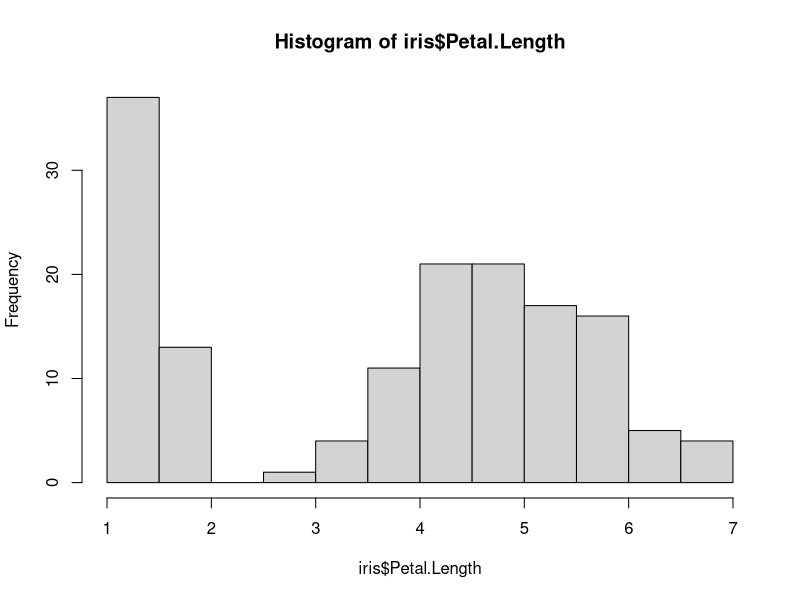
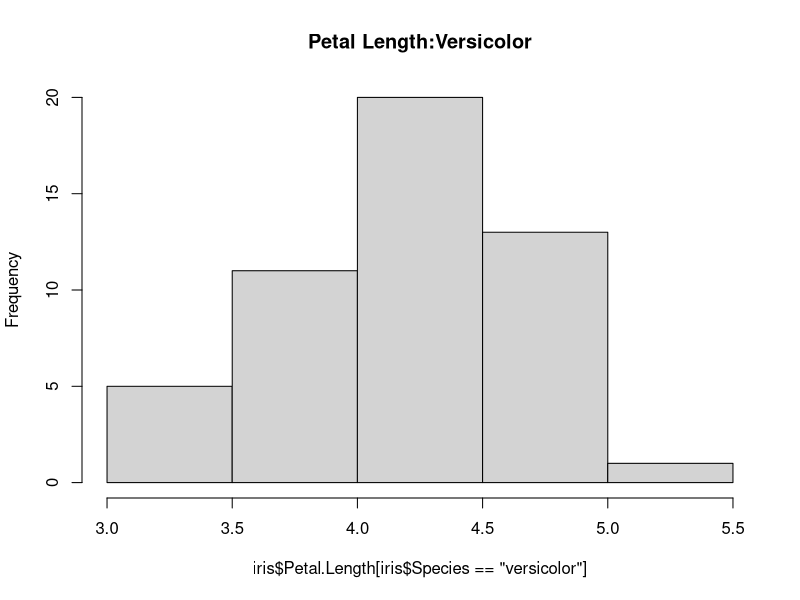
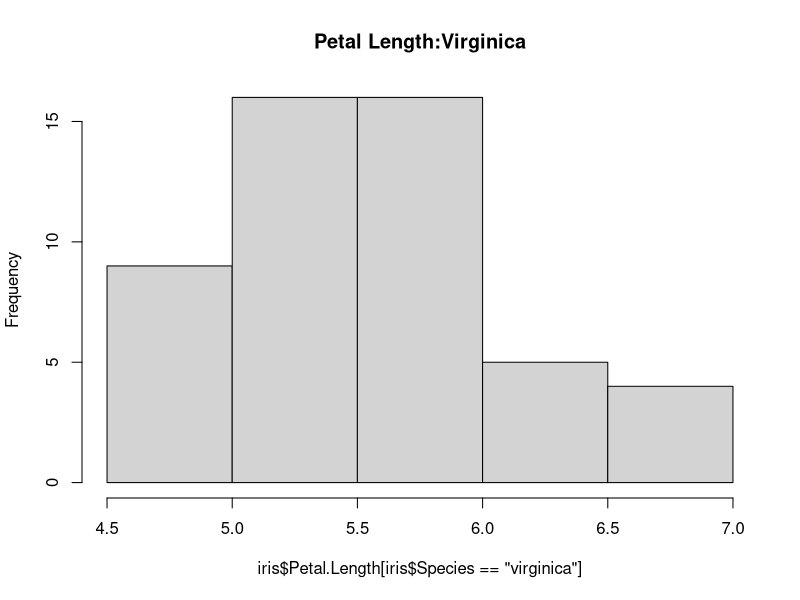
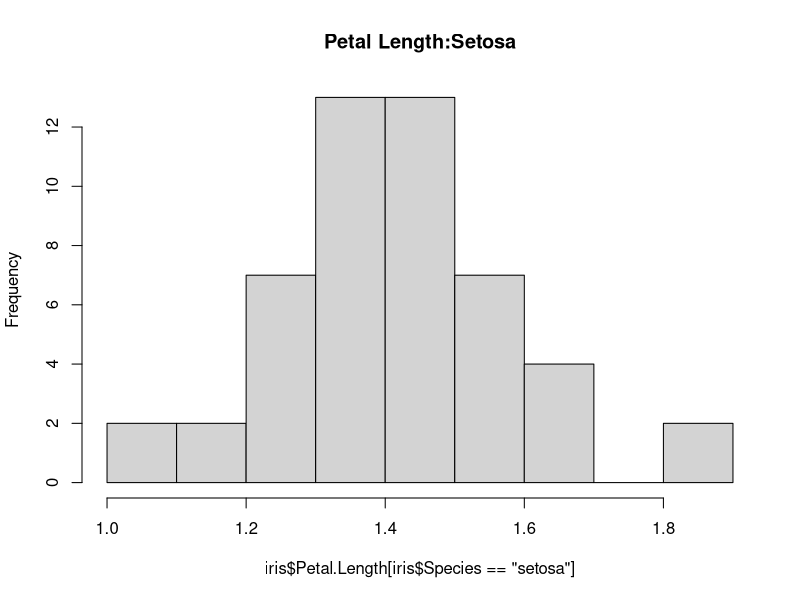
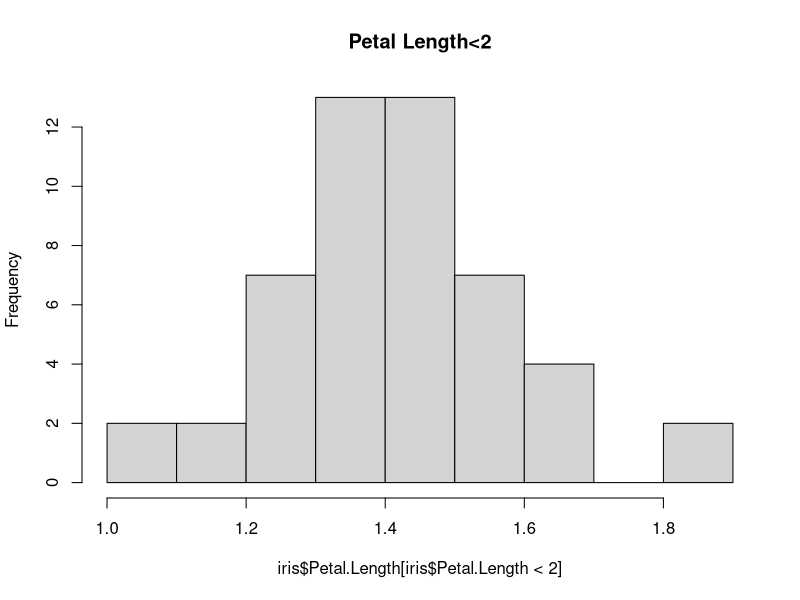
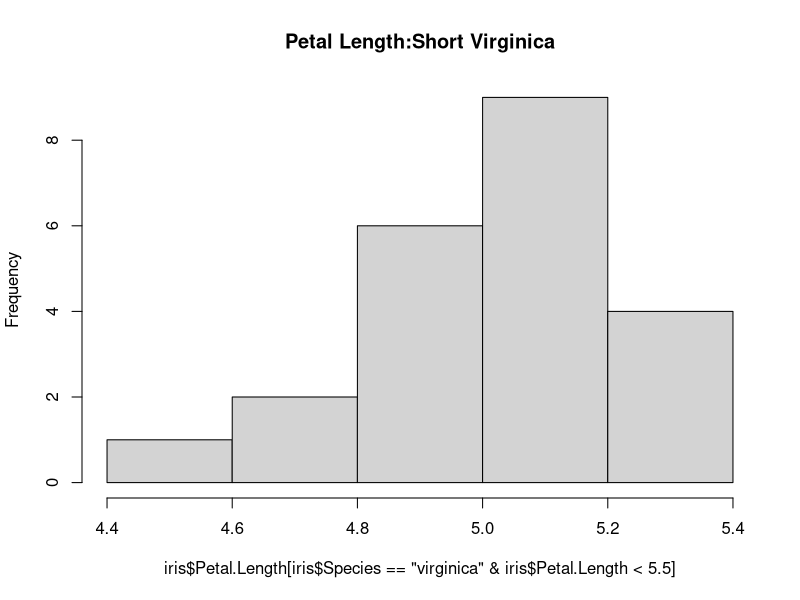
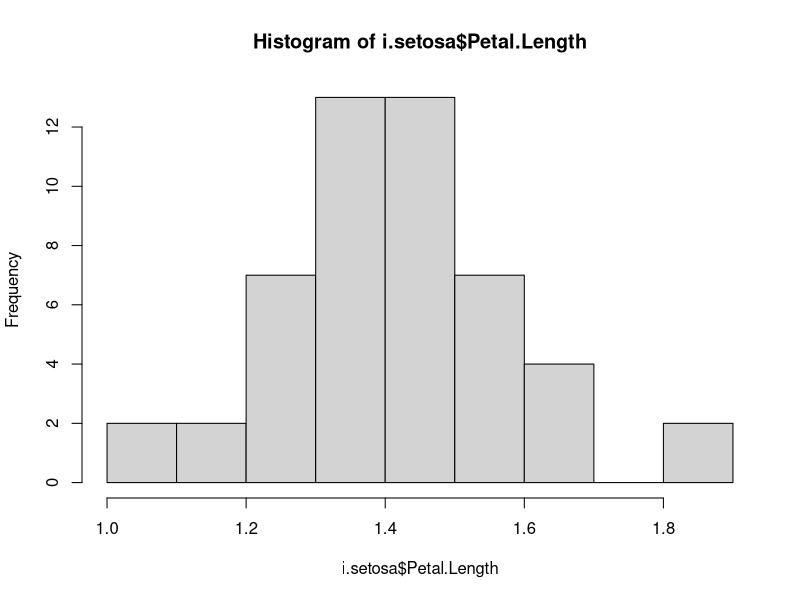

The R script that drew these images, in order:
library(datasets)
head(iris)
hist(iris$Petal.Length)
summary(iris$Petal.Length)
summary(iris$Species)
hist(iris$Petal.Length[iris$Species=="versicolor"],
     main='Petal Length:Versicolor')
hist(iris$Petal.Length[iris$Species=="virginica"],
     main='Petal Length:Virginica')
hist(iris$Petal.Length[iris$Species=="setosa"],
     main='Petal Length:Setosa')
hist(iris$Petal.Length[iris$Petal.Length<2],
     main='Petal Length<2')
hist(iris$Petal.Length[iris$Species=='virginica'&
     iris$Petal.Length<5.5],
     main='Petal Length:Short Virginica')
i.setosa<-iris[iris$Species=='setosa',]
head(i.setosa)
summary(i.setosa$Petal.Length)
hist(i.setosa$Petal.Length)
